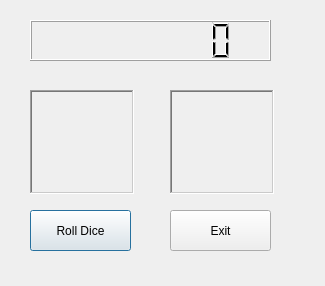
<?xml version="1.0" encoding="UTF-8"?>
<ui version="4.0">
 <class>Dialog</class>
 <widget class="QDialog" name="Dialog">
  <property name="geometry">
   <rect>
    <x>0</x>
    <y>0</y>
    <width>325</width>
    <height>286</height>
   </rect>
  </property>
  <property name="windowTitle">
   <string>dice_gain</string>
  </property>
  <widget class="QPushButton" name="pushButtonRoll">
   <property name="geometry">
    <rect>
     <x>30</x>
     <y>210</y>
     <width>101</width>
     <height>41</height>
    </rect>
   </property>
   <property name="text">
    <string>Roll Dice</string>
   </property>
  </widget>
  <widget class="QPushButton" name="pushButtonExit">
   <property name="geometry">
    <rect>
     <x>170</x>
     <y>210</y>
     <width>101</width>
     <height>41</height>
    </rect>
   </property>
   <property name="text">
    <string>Exit</string>
   </property>
  </widget>
  <widget class="QLabel" name="labelDie1">
   <property name="geometry">
    <rect>
     <x>30</x>
     <y>90</y>
     <width>104</width>
     <height>104</height>
    </rect>
   </property>
   <property name="frameShape">
    <enum>QFrame::WinPanel</enum>
   </property>
   <property name="frameShadow">
    <enum>QFrame::Sunken</enum>
   </property>
   <property name="text">
    <string/>
   </property>
  </widget>
  <widget class="QLabel" name="labelDie2">
   <property name="geometry">
    <rect>
     <x>170</x>
     <y>90</y>
     <width>104</width>
     <height>104</height>
    </rect>
   </property>
   <property name="frameShape">
    <enum>QFrame::WinPanel</enum>
   </property>
   <property name="frameShadow">
    <enum>QFrame::Sunken</enum>
   </property>
   <property name="text">
    <string/>
   </property>
  </widget>
  <widget class="QLCDNumber" name="lcdNumber">
   <property name="geometry">
    <rect>
     <x>30</x>
     <y>20</y>
     <width>241</width>
     <height>41</height>
    </rect>
   </property>
   <property name="digitCount">
    <number>8</number>
   </property>
   <property name="mode">
    <enum>QLCDNumber::Dec</enum>
   </property>
   <property name="value" stdset="0">
    <double>0.000000000000000</double>
   </property>
   <property name="intValue" stdset="0">
    <number>0</number>
   </property>
  </widget>
 </widget>
 <resources/>
 <connections/>
</ui>
